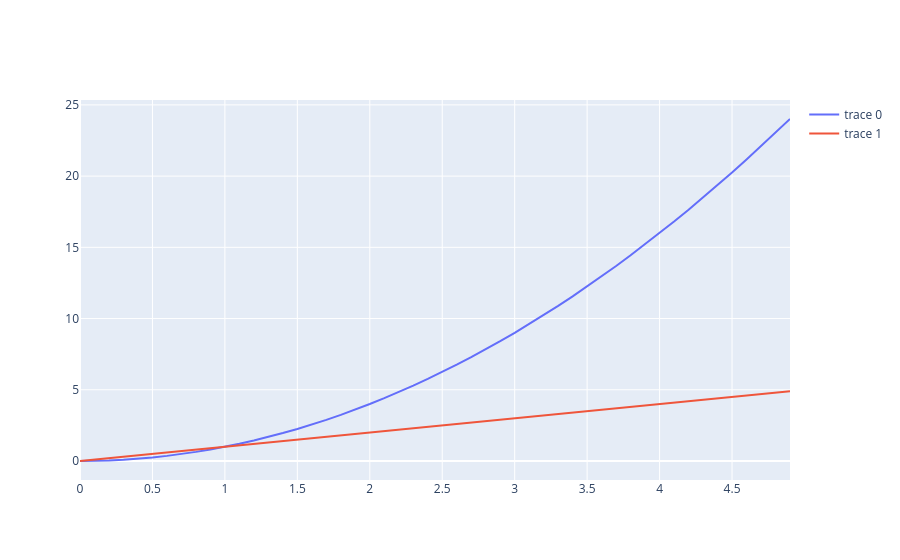

Write notebook code for a chart like this one.
### Markdown cell above
Как видим, отличия не только в коде, но и в результате - получилась гладкая кривая.

Кроме того, такой способ позволит нам нанести на график столько кривых, сколько мы хотим:
    
    
<code>fig = go.Figure()
fig.add_trace(go.Scatter(x=x, y=f(x)))
fig.add_trace(go.Scatter(x=x, y=x))
fig.show()</code>

### Code cell
fig = go.Figure()
fig.add_trace(go.Scatter(x=x, y=f(x)))
fig.add_trace(go.Scatter(x=x, y=x))
fig.show()

### Figure 1 — Plotly figure (JSON) as saved in the notebook; plotly's stock layout.template omitted (floating-point values rounded to 4 significant figures)
{"data": [{"type": "scatter", "x": [0.0, 0.1, 0.2, 0.3, 0.4, 0.5, 0.6, 0.7, 0.8, 0.9, 1.0, 1.1, 1.2, 1.3, 1.4, 1.5, 1.6, 1.7, 1.8, 1.9, 2.0, 2.1, 2.2, 2.3, 2.4, 2.5, 2.6, 2.7, 2.8, 2.9, 3.0, 3.1, 3.2, 3.3, 3.4, 3.5, 3.6, 3.7, 3.8, 3.9, 4.0, 4.1, 4.2, 4.3, 4.4, 4.5, 4.6, 4.7, 4.8, 4.9], "y": [0.0, 0.01, 0.04, 0.09, 0.16, 0.25, 0.36, 0.49, 0.64, 0.81, 1.0, 1.21, 1.44, 1.69, 1.96, 2.25, 2.56, 2.89, 3.24, 3.61, 4.0, 4.41, 4.84, 5.29, 5.76, 6.25, 6.76, 7.29, 7.84, 8.41, 9.0, 9.61, 10.24, 10.89, 11.56, 12.25, 12.96, 13.69, 14.44, 15.21, 16.0, 16.81, 17.64, 18.49, 19.36, 20.25, 21.16, 22.09, 23.04, 24.01]}, {"type": "scatter", "x": [0.0, 0.1, 0.2, 0.3, 0.4, 0.5, 0.6, 0.7, 0.8, 0.9, 1.0, 1.1, 1.2, 1.3, 1.4, 1.5, 1.6, 1.7, 1.8, 1.9, 2.0, 2.1, 2.2, 2.3, 2.4, 2.5, 2.6, 2.7, 2.8, 2.9, 3.0, 3.1, 3.2, 3.3, 3.4, 3.5, 3.6, 3.7, 3.8, 3.9, 4.0, 4.1, 4.2, 4.3, 4.4, 4.5, 4.6, 4.7, 4.8, 4.9], "y": [0.0, 0.1, 0.2, 0.3, 0.4, 0.5, 0.6, 0.7, 0.8, 0.9, 1.0, 1.1, 1.2, 1.3, 1.4, 1.5, 1.6, 1.7, 1.8, 1.9, 2.0, 2.1, 2.2, 2.3, 2.4, 2.5, 2.6, 2.7, 2.8, 2.9, 3.0, 3.1, 3.2, 3.3, 3.4, 3.5, 3.6, 3.7, 3.8, 3.9, 4.0, 4.1, 4.2, 4.3, 4.4, 4.5, 4.6, 4.7, 4.8, 4.9]}], "layout": {}}
